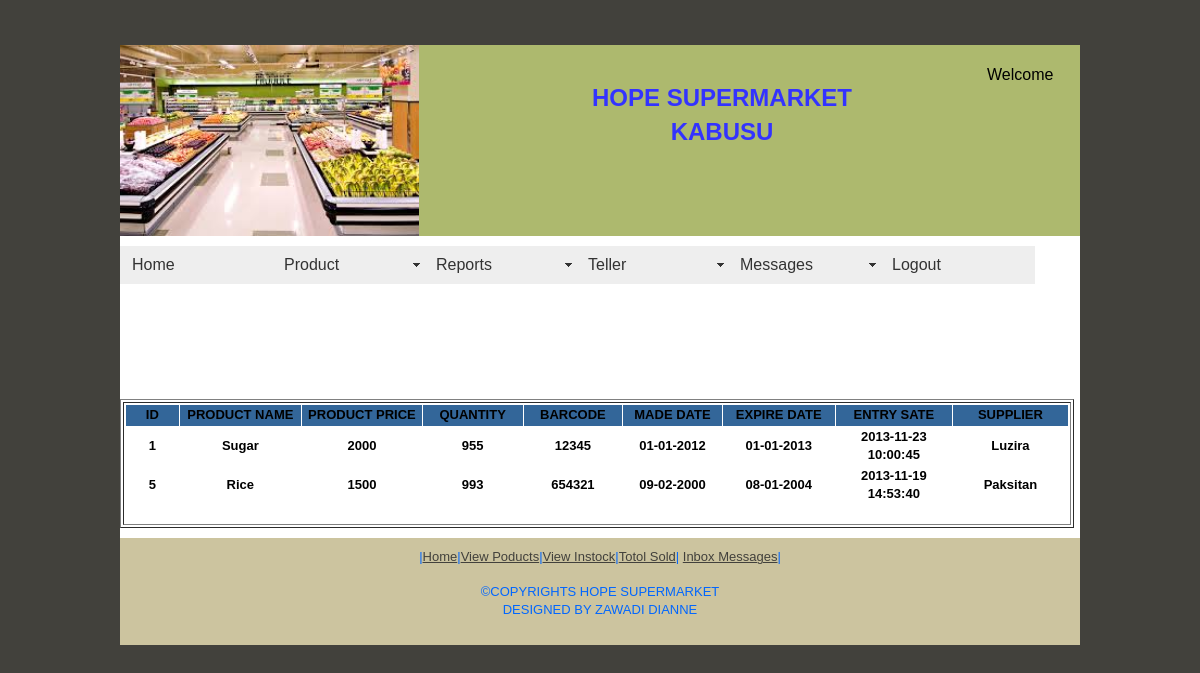
Page /instock.php (signed in) on the committed database.
### tables this page shows
CREATE TABLE `product` (
  `id` int(3) NOT NULL auto_increment,
  `product_name` varchar(30) NOT NULL,
  `product_price` int(10) NOT NULL,
  `quantity` int(10) NOT NULL,
  `barcode` varchar(15) NOT NULL,
  `made_date` varchar(13) NOT NULL,
  `expiring_date` varchar(13) NOT NULL,
  `date_of_entry` timestamp NULL default CURRENT_TIMESTAMP on update CURRENT_TIMESTAMP,
  `supplier` varchar(30) NOT NULL,
  PRIMARY KEY  (`id`)
);

### instock.php (the view, shortened to what this page needs)
<?php require_once('Connections/supermarket.php'); ?>
<?php
$logoutAction = $_SERVER['PHP_SELF']."?doLogout=true";
?>
<?php
if (!function_exists("GetSQLValueString")) {
function GetSQLValueString($theValue, $theType, $theDefinedValue = "", $theNotDefinedValue = "")
{
  $theValue = function_exists("mysql_real_escape_string") ? mysql_real_escape_string($theValue) : mysql_escape_string($theValue);
  switch ($theType) {
    case "text":
      $theValue = ($theValue != "") ? "'" . $theValue . "'" : "NULL";
      break;
  }
  return $theValue;
}
}
$colname_rsUsername = "-1";
if (isset($_SESSION['MM_Username'])) {
  $colname_rsUsername = $_SESSION['MM_Username'];
}
$query_rsUsername = sprintf("SELECT username FROM login WHERE username = %s", GetSQLValueString($colname_rsUsername, "text"));
$rsUsername = mysql_query($query_rsUsername, $supermarket) or die(mysql_error());
$row_rsUsername = mysql_fetch_assoc($rsUsername);
$query_instock = "SELECT id, product_name, product_price, quantity, barcode, made_date, expiring_date, date_of_entry, supplier FROM product";
$instock = mysql_query($query_instock, $supermarket) or die(mysql_error());
$row_instock = mysql_fetch_assoc($instock);
?>
<!DOCTYPE html PUBLIC "-//W3C//DTD XHTML 1.0 Transitional//EN" "http://www.w3.org/TR/xhtml1/DTD/xhtml1-transitional.dtd">
<html xmlns="http://www.w3.org/1999/xhtml">
<head>
<link href="SpryAssets/SpryMenuBarHorizontal.css" rel="stylesheet" type="text/css" />
</head>
<body>
<br/><br/>
<div class="container">
  <div class="header"><a href="#"><img src="_images/images_021.jpg" alt="Insert Logo Here" name="Insert_logo" width="299" height="191" id="Insert_logo" style="background-color: #C6D580; display:block;" /></a>
    <div id="apDiv2">
      <h2 align="center"><b><font color="#3333FF"H>HOPE SUPERMARKET KABUSU</font></b></h2></div>
  </div>
  <div class="content">
    <ul id="MenuBar1" class="MenuBarHorizontal">
      <li><a href="home.php">Home</a>      </li>
      <li><a href="#" class="MenuBarItemSubmenu">Product</a>
      </li>
      <li><a href="#" class="MenuBarItemSubmenu">Reports</a>
      </li>
      <li><a href="#" class="MenuBarItemSubmenu">Teller</a>
      </li>
      <li><a href="#" class="MenuBarItemSubmenu">Messages</a>
      </li>
      <li><a href="<?php echo $logoutAction ?>">Logout</a></li>
    </ul>
    <div id="apDiv1">
      <table border="0" cellpadding="1" cellspacing="1">
        <tr>
          <td width="213">Welcome</td>
        </tr>
        <?php do { ?>
          <tr>
            <td><?php echo $row_rsUsername['username']; ?></td>
          </tr>
          <?php } while ($row_rsUsername = mysql_fetch_assoc($rsUsername)); ?>
      </table>
    </div>
    <p>&nbsp;</p>
    <p>&nbsp;</p>
    <p>&nbsp;</p>
    <p>&nbsp;</p>
   <table width="954" border="1">
      <tr>
        <th scope="col">
          <font size="2"> <table border="0" cellpadding="1" cellspacing="1" align="center">
  <tr bgcolor="#336699">
    <td width="81">ID</td>
    <td width="164">PRODUCT NAME</td>
    <td width="161">PRODUCT PRICE</td>
    <td width="123">QUANTITY</td>
    <td width="122">BARCODE</td>
    <td width="143">MADE DATE</td>
    <td width="161">EXPIRE DATE</td>
    <td width="164">ENTRY SATE</td>
    <td width="152">SUPPLIER</td>
  </tr>
  <?php do { ?>
    <tr>
      <td><?php echo $row_instock['id']; ?></td>
      <td><?php echo $row_instock['product_name']; ?></td>
      <td><?php echo $row_instock['product_price']; ?></td>
      <td><?php echo $row_instock['quantity']; ?></td>
      <td><?php echo $row_instock['barcode']; ?></td>
      <td><?php echo $row_instock['made_date']; ?></td>
      <td><?php echo $row_instock['expiring_date']; ?></td>
      <td><?php echo $row_instock['date_of_entry']; ?></td>
      <td><?php echo $row_instock['supplier']; ?></td>
    </tr>
    <?php } while ($row_instock = mysql_fetch_assoc($instock)); ?>
</table>&nbsp;
</font></th>
      </tr>
    </table>
  </div>
   <?php include("_includes/footer1.php");?>
</body>
</html>

### SpryAssets/SpryMenuBarHorizontal.css (style rules this page uses)
ul.MenuBarHorizontal { margin: 0; padding: 0; list-style-type: none; font-size: 100%; cursor: default; width: auto; }
ul.MenuBarHorizontal li { margin: 0; padding: 0; list-style-type: none; font-size: 100%; position: relative; text-align: left; cursor: pointer; width: 9.5em; float: left; }
ul.MenuBarHorizontal a { display: block; cursor: pointer; background-color: #EEE; padding: 0.5em 0.75em; color: #333; text-decoration: none; width: 8.2em; }
ul.MenuBarHorizontal a.MenuBarItemSubmenu { background-image: url(SpryMenuBarDown.gif); background-repeat: no-repeat; background-position: 95% 50%; }

### instock.php (style rules this page uses)
ul, ol, dl { padding: 0; margin: 0; }
h1, h2, h3, h4, h5, h6, p { margin-top: 0; padding-right: 15px; padding-left: 15px; }
a img { border: none; }
a:link { color: #42413C; text-decoration: underline; }
.container { width: 960px; background-color: #FFF; margin: 0 auto; }
.header { background-color: #ADB96E; }
.content { padding: 10px 0; }
#apDiv1 { position: absolute; width: 190px; height: 59px; z-index: 1; left: 985px; top: 62px; }
#apDiv2 { position: absolute; width: 370px; height: 83px; z-index: 2; left: 537px; top: 81px; }

### rows in the picture
product: id "1", product_name "Sugar", product_price "2000", quantity "955", barcode "12345", made_date "01-01-2012", expiring_date "01-01-2013", date_of_entry "2013-11-23 10:00:45", supplier "Luzira"
product: id "5", product_name "Rice", product_price "1500", quantity "993", barcode "654321", made_date "09-02-2000", expiring_date "08-01-2004", date_of_entry "2013-11-19 14:53:40", supplier "Paksitan"
